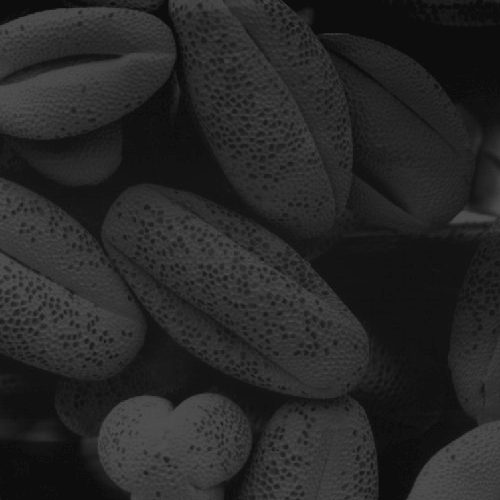
#> input picture a1images/shells.tif, 500 x 500 px
$ python 'Histogram Equalization.py'
#> lines starting #> are read from the running program, lines starting #| are printed output that depends on the picture
import matplotlib.pyplot as plt
import numpy as np
import cv2 as cv

img = cv.imread('a1images/shells.tif', cv.IMREAD_GRAYSCALE)
#> img is the input picture: shape (500, 500); min 13, max 83, mean 38.7

hist,  bins = np.histogram(img.ravel(), 256, [0, 256])
#> hist = 256 values, max 17718 at index 13, min 0 at index 0, mean 976.6; bins = 257 values from 0 to 256
cdf = hist.cumsum()
#> cdf = 256 values from 0 to 250000
cdf_normalized = cdf * hist.max()/cdf.max()
#> cdf_normalized = 256 values from 0 to 17718
plt.plot(cdf_normalized, color='b')
plt.hist(img.flatten(), 256, [0, 256], color='r')
plt.xlim([0, 256])
plt.legend(('cdf, histogram'), loc='upper left')
plt.title('Histogram of the Original Image')
plt.show()
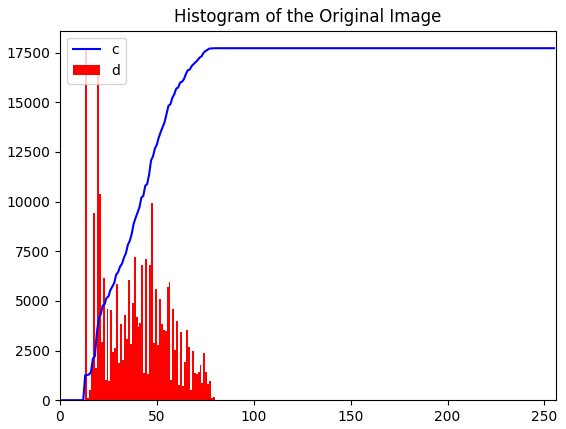
#> figure drawn by matplotlib, 1 panel; tallest bar 17718 high, from x = 13 to 14; curve peaks at x = 83, y = 17718

equ = cv.equalizeHist(img)
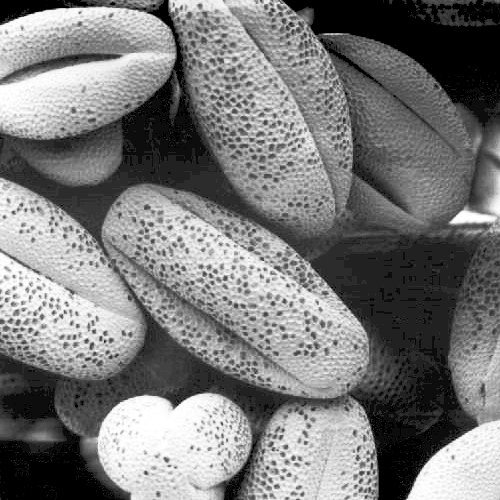
#> equ: shape (500, 500); min 0, max 255, mean 121.5
hist, bins = np.histogram(equ.ravel(), 256, [0, 256])
#> hist = 256 values, max 17814 at index 0, min 0 at index 2, mean 976.6
cdf = hist.cumsum()
#> cdf = 256 values from 17814 to 250000
cdf_normalized = cdf*hist.max()/cdf.max()
#> cdf_normalized = 256 values from 1269.4 to 17814

plt.plot(cdf_normalized, color='b')
plt.hist(equ.flatten(), 256, [0, 256], color='r')
plt.xlim([0, 256])
plt.legend(('cdf', 'histogram'), loc='upper left')
plt.title('Histogram of the Equalized Image')
plt.show()
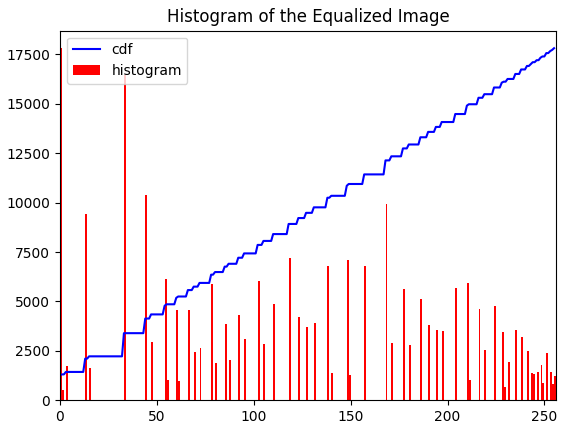
#> figure drawn by matplotlib, 1 panel; tallest bar 17814 high, from x = 0 to 1; curve peaks at x = 255, y = 17814

res = np.hstack((img, equ))
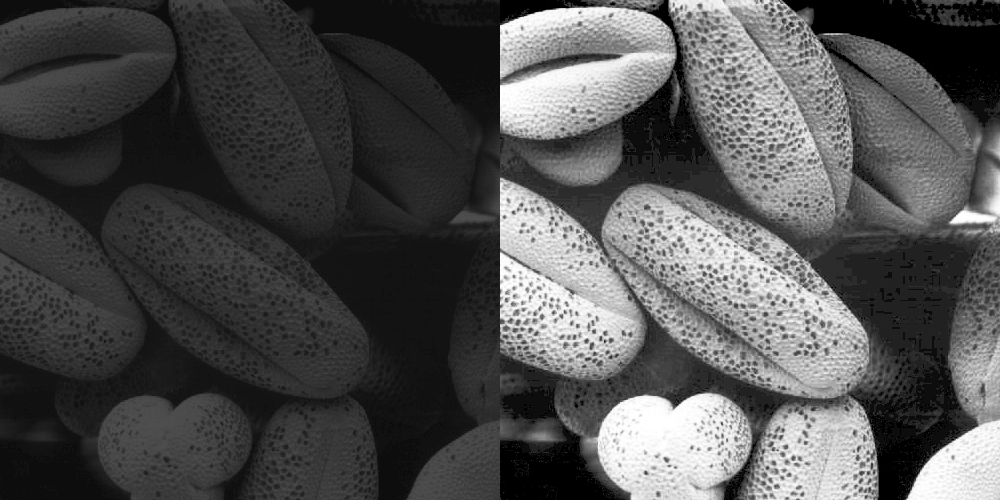
#> res: shape (500, 1000); min 0, max 255, mean 80.1
plt.axis('off')
plt.imshow(res, cmap='gray')

#Equalization using custom equalization function


def equalize(image):
    histogram,  bins = np.histogram(img.flatten(), bins=256, range=(0, 256))    # Calculate the histogram of the image
    cdf = hist.cumsum()                                                         # calculate cumulative dixtribution function
    cdf_normalized = cdf * histogram.max()/cdf.max()                            # Normalize the CDF to map the range into (0-255) range
    table = np.interp(image.flatten(), bins[:-1], cdf_normalized)               # Store the mapped values into a table
    equalized_image = table.reshape(image.shape)                                # Reshape the table into the shape of the original image
    return equalized_image.astype('uint8')


hist,  bins = np.histogram(img.ravel(), 256, [0, 256])      # Calculate the histogram of the original image
#> hist = 256 values, max 17718 at index 13, min 0 at index 0, mean 976.6
cdf = hist.cumsum()
#> cdf = 256 values from 0 to 250000
cdf_normalized = cdf * hist.max()/cdf.max()
#> cdf_normalized = 256 values from 0 to 17718
#region
plt.figure(figsize=(12,4))

plt.subplot(121)
plt.plot(cdf_normalized, color='b')
plt.hist(img.flatten(), 256, [0, 256], color='r')
plt.xlim([0, 256])
plt.legend(('cdf, histogram'), loc='upper left')
plt.title('Histogram of the Original Image')
#endregion

equ = equalize(img)
#> in equalize, `histogram,  bins = np.histogram(img.flatten(), bins=256, range=(0, 256))`: histogram has the same summary as hist outside equalize; bins = 257 values from 0 to 256
#> in equalize, `cdf = hist.cumsum()`: cdf = 256 values from 0 to 250000
#> in equalize, `cdf_normalized = cdf * histogram.max()/cdf.max()`: cdf_normalized = 256 values from 0 to 17718
#> in equalize, `return equalized_image.astype('uint8')`:
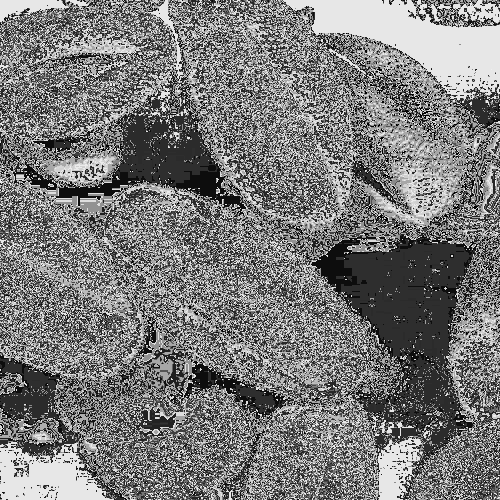
#> returned value: shape (500, 500); min 2, max 243, mean 122.5
hist, bins = np.histogram(equ.ravel(), 256, [0, 256])       # Calculate the histogram of the equalized image
#> hist = 256 values, max 17718 at index 231, min 0 at index 0, mean 976.6
cdf = hist.cumsum()
cdf_normalized = cdf*hist.max()/cdf.max()
#region
plt.subplot(122)
plt.plot(cdf_normalized, color='b')
plt.hist(equ.flatten(), 256, [0, 256], color='r')
plt.xlim([0, 256])
plt.legend(('cdf', 'histogram'), loc='upper left')
plt.title('Histogram of the Equalized Image')
plt.show()
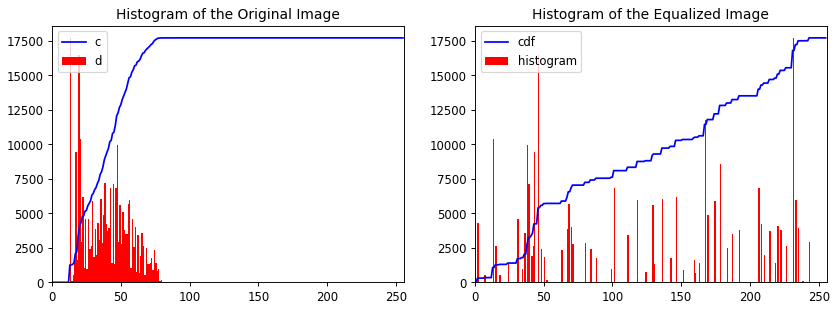
#> figure drawn by matplotlib, 2 panels; panel 1: tallest bar 17718 high, from x = 13 to 14; panel 1: curve peaks at x = 83, y = 17718; panel 2: tallest bar 17718 high, from x = 231 to 232; panel 2: curve peaks at x = 243, y = 17718
#endregion

conversion = np.hstack((img, equ))
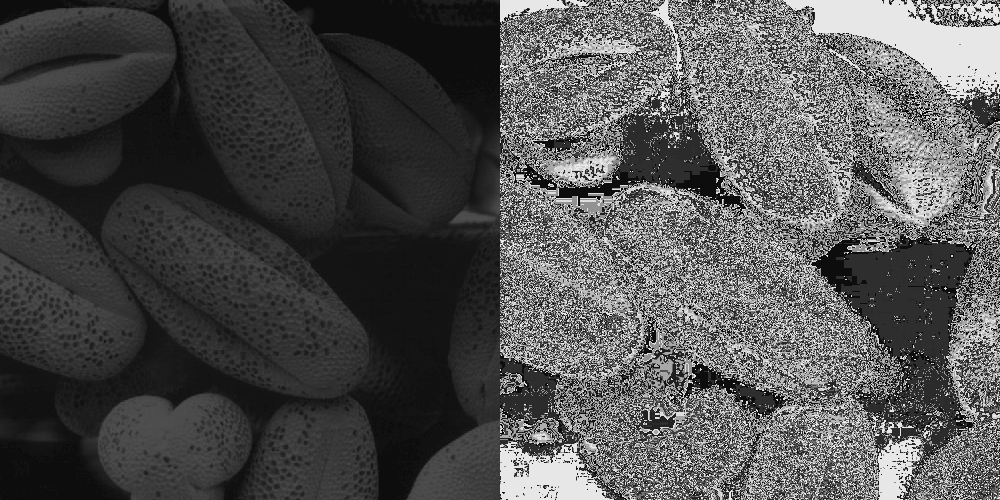
#> conversion: shape (500, 1000); min 2, max 243, mean 80.6
plt.axis('off')
plt.imshow(conversion, cmap='gray')
